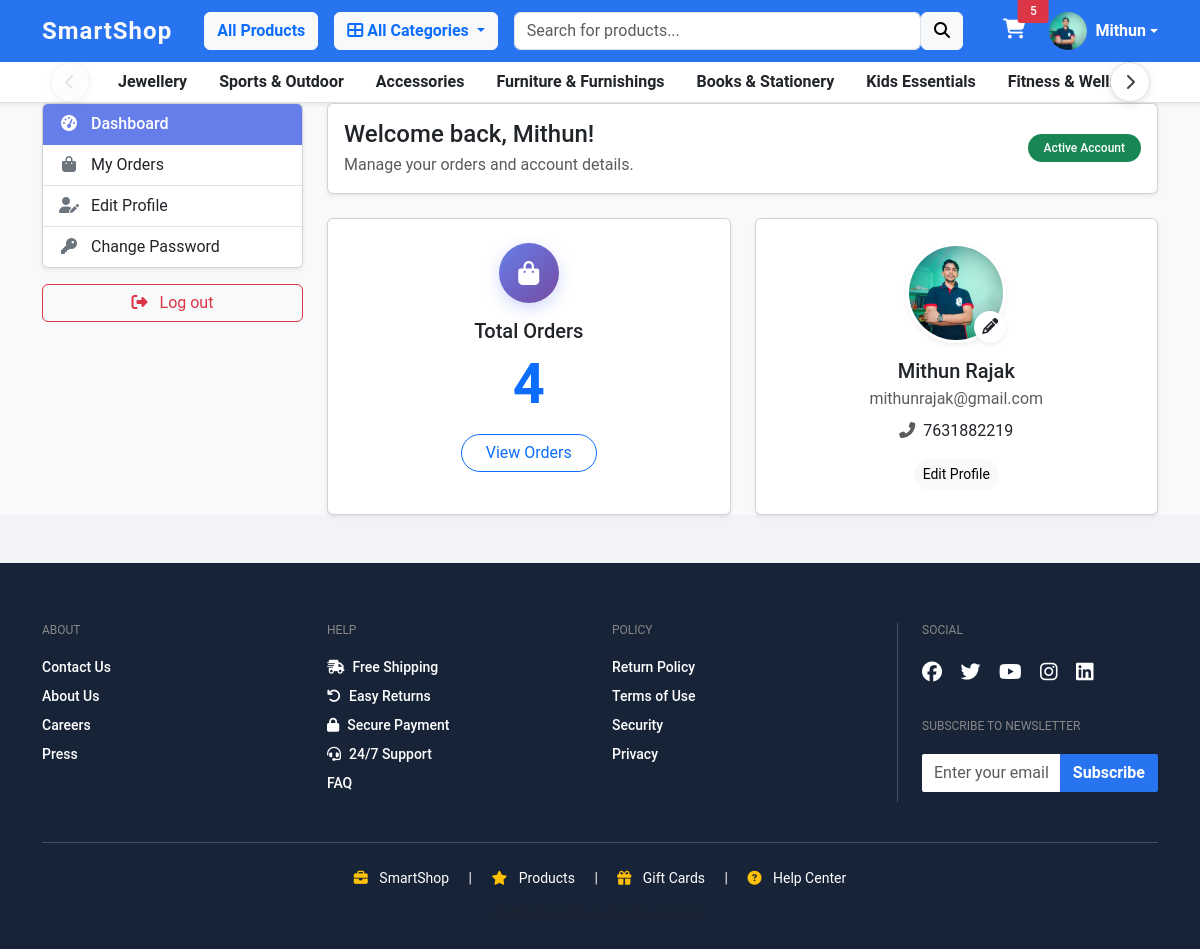
Screenshot of /accounts/dashboard/ (signed in) with the database file from the repository.
### accounts/models.py (models this page shows, shortened)
class Account(AbstractBaseUser):
    first_name = models.CharField(max_length=100)
    last_name = models.CharField(max_length=100)
    username = models.CharField(max_length=100, unique=True)
    email = models.EmailField(max_length=100, unique=True)
    phone_number = models.CharField(max_length=50)
    date_joined = models.DateTimeField(auto_now_add=True)
    last_login = models.DateTimeField(auto_now_add=True)
    is_admin = models.BooleanField(default=False)
    is_staff = models.BooleanField(default=False)
    is_active = models.BooleanField(default=False)
    is_superadmin = models.BooleanField(default=False)
    USERNAME_FIELD = 'email'
    REQUIRED_FIELDS = ['username', 'first_name', 'last_name']
    objects = MyAccountManager()
    def full_name(self):
        return f"{self.first_name} {self.last_name}"

class UserProfile(models.Model):
    user = models.OneToOneField(Account, on_delete=models.CASCADE)
    address_line_1 = models.CharField(blank=True, max_length=100)
    address_line_2 = models.CharField(blank=True, max_length=100)
    profile_picture = models.ImageField(
        upload_to='userprofile', blank=True)
    city = models.CharField(blank=True, max_length=20)
    state = models.CharField(blank=True, max_length=20)
    country = models.CharField(blank=True, max_length=20)

### category/models.py (models this page shows, shortened)
class Category(models.Model):
    category_name = models.CharField(max_length=100)
    slug = models.SlugField(max_length=100, unique=True)
    description = models.TextField(blank=True, null=True)
    category_image = models.ImageField(
        upload_to='categories/', blank=True, null=True)
    parent = models.ForeignKey('self', on_delete=models.CASCADE, blank=True, null=True, related_name='children')
    class Meta:
        verbose_name = "Category"
        verbose_name_plural = "Categories"
    def get_url(self):
        return reverse('products_by_category', args=[self.slug])

### accounts/views.py (the view)
# urls.py: path('dashboard/', views.dashboard, name='dashboard'),
@login_required(login_url='login')
def dashboard(request):
    orders = Order.objects.order_by('-created_at').filter(
        user_id=request.user.id, is_ordered=True)
    orders_count = orders.count()
    userprofile = UserProfile.objects.get(user_id=request.user.id)
    context = {
        'orders_count': orders_count,
        'userprofile': userprofile,
    }
    return render(request, 'accounts/dashboard.html', context)

### carts/context_processors.py (called while the page is built)
def counter(request):
    cart_count = 0
    if 'admin' in request.path:
        return {}
    else:
        try:
            cart = Cart.objects.filter(cart_id=_cart_id(request))
            if request.user.is_authenticated:
                cart_items = CartItem.objects.all().filter(user=request.user)
            else:
                cart_items = CartItem.objects.all().filter(cart=cart[:1])
            for cart_item in cart_items:
                cart_count += cart_item.quantity
        except Cart.DoesNotExist:
            cart_count = 0
    return dict(cart_count=cart_count)

### carts/views.py (called while the page is built)
def _cart_id(request):
    cart = request.session.session_key
    if not cart:
        cart = request.session.create()
    return cart

### category/context_processors.py (called while the page is built)
def menu_links(request):
    links = Category.objects.filter(parent=None)
    return dict(links=links)

### smartShop/context_processors.py (called while the page is built)
def paypal(request):
    client_id = config('PAYPAL_CLIENT_ID', default='sb')
    if not client_id:
        client_id = 'sb'
    return {
        'PAYPAL_CLIENT_ID': client_id,
    }

def razorpay(request):
    key_id = config('RAZORPAY_KEY_ID', default='')
    return {
        'RAZORPAY_KEY_ID': key_id,
    }

### templates/accounts/dashboard.html (shortened to what this page needs)
{% extends 'base.html' %} {% load static %} {% block content %}
<section class="section-content padding-y bg-light">
  <div class="container">
    <div class="row">
      {% include 'includes/dashboard_sidebar.html' %}
      <main class="col-md-9">
        <article class="card shadow-sm mb-4">
          <div class="card-body">
            <div class="row align-items-center">
              <div class="col-md-8">
                <h4 class="card-title mb-1">Welcome back, {{ user.first_name }}!</h4>
                <p class="text-muted mb-0">Manage your orders and account details.</p>
              </div>
              <div class="col-md-4 text-md-end mt-3 mt-md-0">
                <span class="badge bg-success p-2 px-3 rounded-pill">Active Account</span>
              </div>
            </div>
          </div>
        </article>
        <div class="row">
          <div class="col-md-6">
            <div class="card shadow-sm h-100">
              <div class="card-body text-center p-4">
                <div class="feature-icon-small mb-3">
                  <i class="fa fa-shopping-bag"></i>
                </div>
                <h5 class="card-title">Total Orders</h5>
                <h2 class="display-4 fw-bold text-primary mb-3">{{orders_count}}</h2>
                <a href="{% url 'my_orders' %}" class="btn btn-outline-primary rounded-pill px-4">View Orders</a>
              </div>
            </div>
          </div>
          <div class="col-md-6">
            <div class="card shadow-sm h-100">
              <div class="card-body text-center p-4">
                <div class="mb-3 position-relative d-inline-block">
                  {% if userprofile.profile_picture and userprofile.profile_picture.name %}
                  <img
                    src="{{ userprofile.profile_picture.url }}"
                    alt="User Profile Picture"
                    width="100"
                    height="100"
                    class="rounded-circle border border-3 border-white shadow-sm"
                    style="object-fit: cover;"
                  />
                  {% endif %}
                  <a href="{% url 'edit_profile' %}" class="position-absolute bottom-0 end-0 bg-white rounded-circle p-1 shadow-sm text-dark" style="width: 32px; height: 32px; line-height: 24px;">
                    <i class="fa fa-pencil-alt small"></i>
                  </a>
                </div>
                <h5 class="mb-1">{{ user.full_name }}</h5>
                <p class="text-muted mb-2">{{ user.email }}</p>
                <p class="mb-3"><i class="fa fa-phone-alt me-2 text-muted"></i>{{ user.phone_number }}</p>
                <a href="{% url 'edit_profile' %}" class="btn btn-sm btn-light rounded-pill">Edit Profile</a>
              </div>
            </div>
          </div>
        </div>
      </main>
    </div>
  </div>
</section>
{% endblock %}

### templates/includes/navbar.html (shortened to what this page needs)
{% load static %}
<nav
  class="navbar navbar-expand-lg navbar-dark"
  style="background-color: #2874f0"
>
  <div class="container">
    <a class="navbar-brand fw-bold text-light" href="{% url 'home' %}">
      SmartShop
    </a>
    <div class="collapse navbar-collapse" id="mainNavbar">
      <ul class="navbar-nav me-auto mb-2 mb-lg-0">
        <li class="nav-item">
          <a
            href="{% url 'products' %}"
            class="btn btn-light text-primary fw-semibold ms-3"
          >
            All Products
          </a>
        </li>
        <li class="nav-item dropdown ms-3">
          <button
            class="btn btn-light text-primary fw-semibold dropdown-toggle"
            data-bs-toggle="dropdown"
          >
            <i class="fa fa-th-large"></i> All Categories
          </button>
        </li>
      </ul>
      <div class="d-flex mx-lg-3 my-2 my-lg-0 flex-grow-1 position-relative" id="searchWrapper">
        <form
          class="d-flex flex-grow-1"
          action="{% url 'search' %}"
          method="GET"
          id="searchForm"
        >
          <input
            class="form-control rounded-start"
            type="text"
            name="keyword"
            id="searchInput"
            placeholder="Search for products..."
            autocomplete="off"
          />
          <button class="btn btn-light rounded-end" type="submit">
            <i class="fa fa-search"></i>
          </button>
        </form>
      </div>
      <ul class="navbar-nav ms-lg-3 mb-2 mb-lg-0 align-items-center">
        <li class="nav-item position-relative">
          <a href="{% url 'cart' %}" class="nav-link text-white fw-semibold">
            <i class="fa fa-shopping-cart fs-5"></i>
            {% if cart_count > 0 %}
            <span
              class="badge bg-danger position-absolute top-0 start-100 translate-middle"
            >
              {{ cart_count }}
            </span>
            {% endif %}
          </a>
        </li>
        <li class="nav-item ms-3">
          {% if not user.is_authenticated %}
          <div class="text-white small">
            Welcome guest! <br />
            <a href="{% url 'login' %}" class="text-white fw-semibold"
              >Sign in</a
            >
            <span class="mx-1">|</span>
            <a href="{% url 'register' %}" class="text-white fw-semibold"
              >Register</a
            >
          </div>
          {% else %}
          <div class="dropdown">
            <a
              class="d-flex align-items-center text-white text-decoration-none dropdown-toggle"
              href="#"
              id="profileDropdown"
              data-bs-toggle="dropdown"
              aria-expanded="false"
            >
              {% if user.userprofile.profile_picture and user.userprofile.profile_picture.name %}
              <img
                src="{{ user.userprofile.profile_picture.url }}"
                class="rounded-circle me-2"
                width="38"
                height="38"
                alt="User Profile"
                style="object-fit: cover;"
              />
              {% endif %}
              <span class="fw-semibold">{{ user.first_name }}</span>
            </a>
          </div>
          {% endif %}
        </li>
      </ul>
    </div>
  </div>
</nav>
<nav class="bg-white shadow-sm border-bottom category-nav-wrapper">
  <div class="container position-relative">
    <button class="category-scroll-btn category-scroll-left" id="scrollLeftBtn" aria-label="Scroll Left">
      <i class="fa fa-chevron-left"></i>
    </button>
    <div class="d-flex flex-nowrap overflow-auto py-2 category-scroll-container" id="categoryScrollContainer"
         style="scrollbar-width: none; -ms-overflow-style: none; scroll-behavior: smooth;">
      {% for category in links %}
      <div class="nav-item dropdown px-3">
        <a
          class="nav-link text-dark fw-semibold text-nowrap {% if category.children.all %}dropdown-toggle{% endif %}"
          href="{{ category.get_url }}"
        >
          {{ category.category_name }}
        </a>
      </div>
      {% endfor %}
    </div>
    <button class="category-scroll-btn category-scroll-right" id="scrollRightBtn" aria-label="Scroll Right">
      <i class="fa fa-chevron-right"></i>
    </button>
  </div>
</nav>

### static/css/style.css (style rules this page uses)
body { background-color: #f1f3f6; font-family: 'Roboto', sans-serif; }

### static/css/enhancements.css (style rules this page uses)
.badge { padding: 6px 12px; border-radius: 3px; font-weight: 500; font-size: 12px; }
a, button, .btn { transition: all 0.3s ease; }
.navbar-brand { font-size: 1.5rem; letter-spacing: 1px; }
.badge.bg-danger { animation: pulse 2s infinite; }

### templates/includes/navbar.html (style rules this page uses)
.category-nav-wrapper { position: relative; }
.category-scroll-btn { position: absolute; top: 50%; transform: translateY(-50%); z-index: 10; background: white; color: #424242; border: 1px solid #e0e0e0; border-radius: 50%; width: 40px; height: 40px; display: flex; align-items: center; justify-content: center; cursor: pointer; opacity: 0; transition: all 0.3s ease; box-shadow: 0 2px 8px rgba(0, 0, 0, 0.1); }
.category-scroll-left { left: 20px; }
.category-scroll-right { right: 20px; }
.category-scroll-btn i { font-size: 16px; }
.category-scroll-btn.active { opacity: 1; }
.category-scroll-btn:disabled { opacity: 0.4; cursor: not-allowed; background: #fafafa; color: #bdbdbd; }
.category-scroll-container { scroll-behavior: smooth; padding: 0 60px; }
#searchWrapper { position: relative; }

### templates/accounts/dashboard.html (style rules this page uses)
.feature-icon-small { width: 60px; height: 60px; background: linear-gradient(135deg, #667eea 0%, #764ba2 100%); border-radius: 50%; display: flex; align-items: center; justify-content: center; margin: 0 auto; color: white; font-size: 24px; box-shadow: 0 5px 15px rgba(102, 126, 234, 0.3); }

### rows the page displays
Account: userprofile.profile_picture (picture), first_name "Mithun", full_name "Mithun Rajak", email "mithunrajak@gmail.com", phone_number "7631882219"
Category: category_name "Jewellery"
Category: category_name "Sports & Outdoor"
Category: category_name "Accessories"
Category: category_name "Furniture & Furnishings"
Category: category_name "Books & Stationery"
Category: category_name "Kids Essentials"
Category: category_name "Fitness & Wellness"
UserProfile: profile_picture (picture)

### other values shown
{{ cart_count }} "5"
{{ orders_count }} "4"
